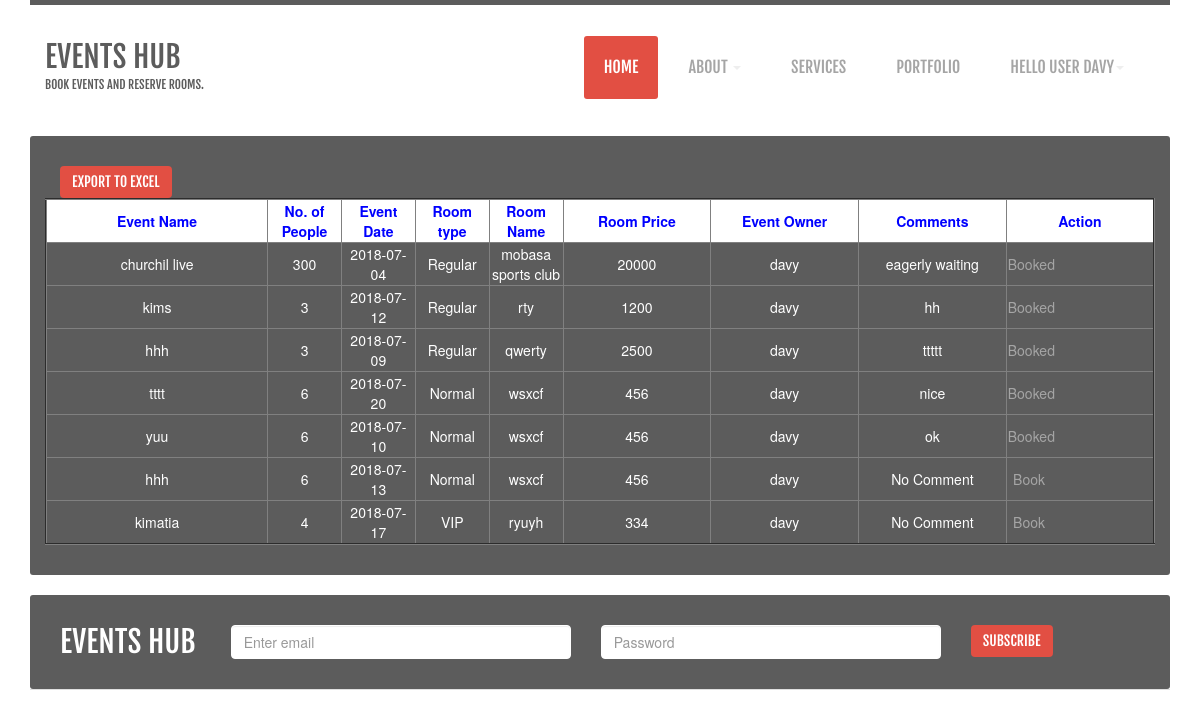
Before: /home.php (signed in) with the older database file.
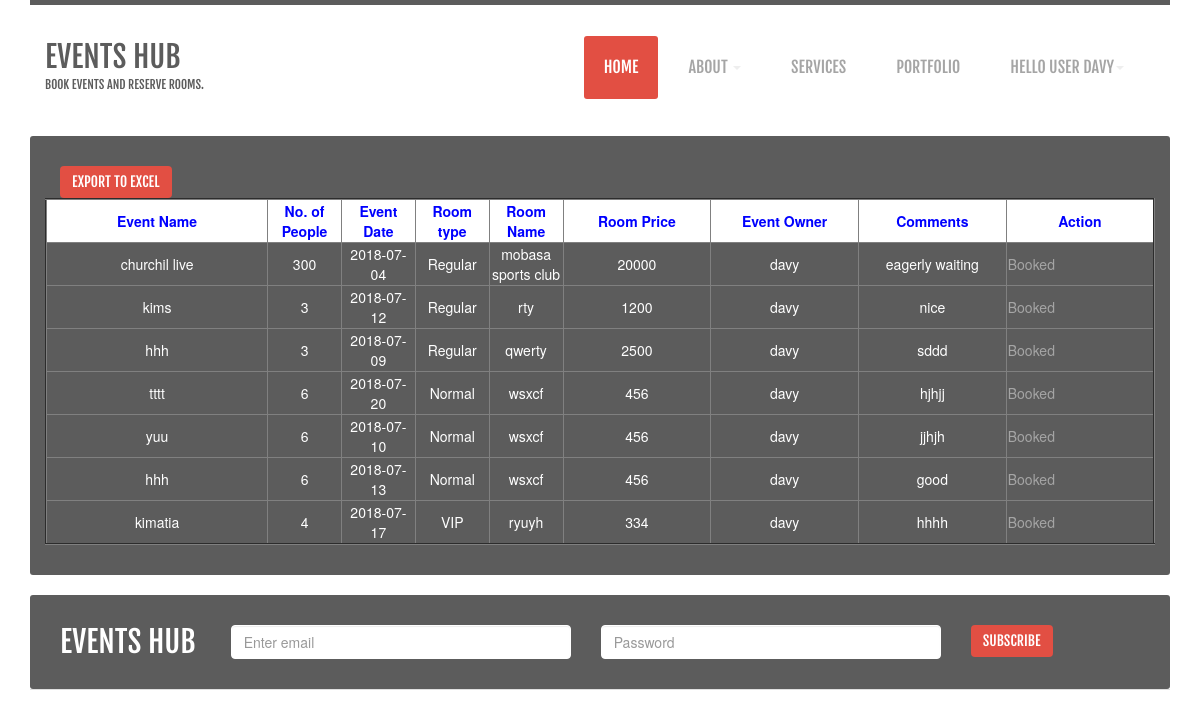
After: the same page with the newer database file.
### tables this page shows
CREATE TABLE `tbl_users` (
  `user_id` int(11) NOT NULL,
  `firstname` varchar(60) NOT NULL,
  `lastname` varchar(60) NOT NULL,
  `username` varchar(60) NOT NULL,
  `phonenumber` varchar(15) NOT NULL,
  `email` varchar(60) NOT NULL,
  `password` varchar(255) NOT NULL,
  `logintype` varchar(11) NOT NULL DEFAULT '0'
);

CREATE TABLE `tbl_allocate` (
  `id` int(11) NOT NULL,
  `eventname` varchar(255) NOT NULL,
  `numberofpeople` varchar(255) NOT NULL,
  `eventDate` varchar(255) NOT NULL,
  `venueId` varchar(255) NOT NULL,
  `roomtype` varchar(255) NOT NULL,
  `roomname` varchar(255) NOT NULL,
  `roomprice` varchar(255) NOT NULL,
  `postid` varchar(255) NOT NULL,
  `postUser` varchar(255) NOT NULL,
  `allocateId` int(11) NOT NULL,
  `commentStatus` int(11) NOT NULL DEFAULT '0',
  `comment` varchar(255) NOT NULL DEFAULT 'No Comment',
  `bookPerson` varchar(255) NOT NULL DEFAULT 'Not Booked',
  `bookSeat` varchar(255) NOT NULL DEFAULT 'Non',
  `bookStatus` int(11) NOT NULL DEFAULT '0'
);

### home.php (the view, shortened to what this page needs)
<?php
include_once 'dbconnect.php';
$query = $DBcon->query("SELECT * FROM tbl_users WHERE user_id=".$_SESSION['userSession']);
$userRow=$query->fetch_array();
?>
<!DOCTYPE html>
<html lang="en">
  <head>
    <link href="css/bootstrap.css" rel="stylesheet">
    <link href="css/image-effects.css" rel="stylesheet">
    <link href="css/custom-styles.css" rel="stylesheet">
    <link href="css/font-awesome.css" rel="stylesheet">
    <link href="css/font-awesome-ie7.css" rel="stylesheet">
    </head>
  <body>
      <div class="container">
        <div class="row">
          <div class="site-header spacing-t">
            <div class="col-md-3 ">
              <div class="site-name spacing-b">
                <h1> EVENTS HUB</h1>
                <h6>Book events and reserve rooms.</h6>
              </div>
            </div>
          <div class="col-md-9">
            <nav class="navbar pull-right " role="navigation">
            <div class="collapse navbar-collapse" id="bs-example-navbar-collapse-1">
                <ul class="nav navbar-nav">
                  <li class="active"><a href="#">Home</a></li>
                  <li class="dropdown ">
              <a href="#" class="dropdown-toggle active" data-toggle="dropdown">About <b class="caret"></b></a>
            </li>
                  <li><a href="#" >services</a></li>
                   <li><a href="#" >portfolio</a></li>
                  <li class="dropdown ">
              <a href="#" class="dropdown-toggle active" data-toggle="dropdown"><?php echo "Hello  User ".$userRow['username']; ?><b class="caret"></b></a>
            </li>
                </ul>
            </div>
        </nav>
          </div>
          </div>
        </div>
    </div>
    <div class="container">
    <div class="subscribe">
      <div class="row">
       <table  width="100%"  border='2' align="center">
                <thead>
                <tr>
                     <th width="15%" style="color: blue;background-color: white; text-align: center;">Event Name</th>
                    <th width="5%" style="color: blue;background-color: white; text-align: center;">No. of People</th>
                   <th width="5%" style="color: blue;background-color: white; text-align: center;">Event Date</th>
                   <th width="5%" style="color: blue;background-color: white; text-align: center;">Room type</th>
                    <th width="5%" style="color: blue;background-color: white; text-align: center;">Room Name</th>
                     <th width="5%" style="color: blue;background-color: white; text-align: center;">Room Price</th>
                      <th width="5%" style="color: blue;background-color: white; text-align: center;">Event Owner</th>
                        <th width="5%" style="color: blue;background-color: white; text-align: center;">Comments</th>
                       <th width="5%" style="color: blue;background-color: white; text-align: center;">Action</th>
                </tr>
                </thead>
                <tbody>
<?php
 $stmt = $DB_con->prepare('SELECT * FROM tbl_allocate ORDER BY id DESC');
    $stmt->execute();
    if($stmt->rowCount() > 0)
    {
        while($row=$stmt->fetch(PDO::FETCH_ASSOC))
        {
            extract($row);
            ?>
           <?php
                 echo '<tr>';
                 echo '<td width="5%" style="text-align: center;color: white;">';
                     echo $row['eventname'];
                 echo '</td>';
                  echo '<td width="5%" style="text-align: center;color: white;">';
                     echo $row['numberofpeople'];
                 echo '</td>';
                  echo '<td width="5%" style="text-align: center;color: white;">';
                 echo $row['eventDate'];
                 echo '</td>';
                 echo '<td width="5%" style="text-align: center;color: white;">';
               echo $row['roomtype'];
               echo '</td>';
                  echo '<td width="5%" style="text-align: center;color: white;">';
               echo $row['roomname'];
               echo '</td>';
                echo '<td width="10%" style="text-align: center;color: white;">';
               echo $row['roomprice'];
               echo '</td>';
                echo '<td width="10%" style="text-align: center;color: white;">';
               echo $row['postUser'];
               echo '</td>';
               echo '<td width="10%" style="text-align: center;color: white;">';
              if($row['commentStatus']==0){
             echo "No Comment";
              }elseif($row['commentStatus']==1){
                echo $row['comment'];
              }
               echo '</td>';
                echo '<td width="10%" style="text-align: center;color: white;">';
                if($row['bookStatus']==0){
 ?>
<div class="row">
  <div class="col-md-5 ">
  <a href="#" data-toggle="modal" data-target="#bookSeat" data-whatever4=<?php echo $row['id']; ?>>
      Book
      </a>
</div>
</div>
              <?php
                }elseif($row['bookStatus']==1){
           ?>
<div class="row">
  <div class="col-md-5 ">
     <a href="#" style="text-align: center;">Booked</a>
  </div>
</div>
              <?php
                }
               echo '</td>';
                 echo '</tr>';
                    ?>
                <?php
        }
    }
?>
                </tbody>
                <tfoot>
                  <form action="" method="post">
                <button type="submit" id="btnExport"
                    name='export' value="Export to Excel"
                    class="btn btn-info">Export to Excel</button>
            </form>
                </tfoot>
            </table>
      </div>
    </div>
    </div>
      <br>
    <div class="container" >
      <div class="subscribe">
           <h1>Events Hub</h1>
           <form class="form-inline " role="form">
              <div class="row">
              <div class="form-group  col-md-4">
                <input type="email" class="form-control " id="exampleInputEmail2" placeholder="Enter email">
              </div>
              <div class="form-group col-md-4">
                <input type="password" class="form-control  " id="exampleInputPassword2" placeholder="Password">
              </div>
              <button type="submit" class="btn btn-default">subscribe</button>
           </div>
            </form>
      </div>
      <div class="ruler"></div>
    </div>
  </body>
</html>

### css/custom-styles.css (style rules this page uses)
body { background:#ffffff; }
h1, h2, h3, h4, h5, h6 { margin: 0;font-family: 'fjalla_oneregular'; color: #5c5c5c; text-transform: uppercase; padding-bottom: 15px; }
h1 { font-size: 30px; }
h6 { font-size: 12px; }
a { transition:all 1s; color: #a5a5a5; }
ul { padding-left: 0; list-style-position: inside; }
.btn { background: #e24f43; color: #fff; font-family: 'fjalla_oneregular'; text-transform: uppercase; border:none; }
.spacing-t { padding-top: 30px; }
.spacing-b { padding-bottom: 30px; }
.ruler { height: 1px; background: #dfdfdf; }
.subscribe { background: #5c5c5c; padding: 30px; border-radius: 3px; overflow: hidden; }
.subscribe h1 { display: inline-block; float: left; padding-right: 20px; padding-bottom: 0; color: #fff; }
.subscribe .btn { margin-left: 15px; transition:all 1s; }
.subscribe .form-control { border-color: #fff; }
.site-header { border-top: 5px solid #5c5c5c; padding: 0px -15px !important; margin: 0 15px; }
.site-name h1 { padding: 5px 0; }
.navbar-collapse { padding: 0; }
.navbar-nav > li { margin-right: 10px; font-family: 'fjalla_oneregular'; font-weight: normal; }
.navbar-nav > li a { font-size: 16px; text-transform: uppercase; color: #a5a5a5; padding: 20px; }
.navbar-nav > .active > a { background: #eee; color: #fff; background: #e24f43; border-radius: 3px; }
.navbar { margin-bottom: 0; }
.nav .caret { border-top-color: #eee; border-bottom-color: #eee; }

Changed rows visible on the page:
changed tbl_allocate "kims": comment "hh" → "nice"
changed tbl_allocate "qwerty": comment "ttttt" → "sddd"
changed tbl_allocate "tttt": comment "nice" → "hjhjj"
changed tbl_allocate "yuu": comment "ok" → "jjhjh"
changed tbl_allocate: comment (not shown) → "good"; bookStatus "Book" → "Booked"; no longer shows "No Comment"
changed tbl_allocate "kimatia": comment (not shown) → "hhhh"; bookStatus "Book" → "Booked"; no longer shows "No Comment"
